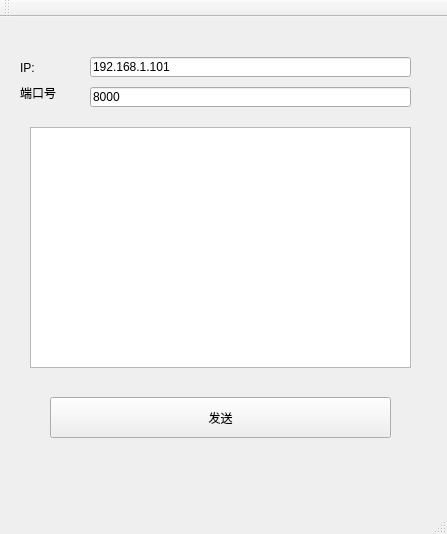
<?xml version="1.0" encoding="UTF-8"?>
<ui version="4.0">
 <class>MainWindow</class>
 <widget class="QMainWindow" name="MainWindow">
  <property name="geometry">
   <rect>
    <x>0</x>
    <y>0</y>
    <width>447</width>
    <height>534</height>
   </rect>
  </property>
  <property name="windowTitle">
   <string>发送端</string>
  </property>
  <widget class="QWidget" name="centralWidget">
   <widget class="QPushButton" name="pushButtonwrite">
    <property name="geometry">
     <rect>
      <x>50</x>
      <y>380</y>
      <width>341</width>
      <height>41</height>
     </rect>
    </property>
    <property name="text">
     <string>发送</string>
    </property>
   </widget>
   <widget class="QLabel" name="label">
    <property name="geometry">
     <rect>
      <x>20</x>
      <y>40</y>
      <width>61</width>
      <height>21</height>
     </rect>
    </property>
    <property name="text">
     <string>IP:</string>
    </property>
   </widget>
   <widget class="QLabel" name="label_2">
    <property name="geometry">
     <rect>
      <x>20</x>
      <y>70</y>
      <width>54</width>
      <height>12</height>
     </rect>
    </property>
    <property name="text">
     <string>端口号</string>
    </property>
   </widget>
   <widget class="QLineEdit" name="lineEditip">
    <property name="geometry">
     <rect>
      <x>90</x>
      <y>40</y>
      <width>321</width>
      <height>20</height>
     </rect>
    </property>
    <property name="text">
     <string>192.168.1.101</string>
    </property>
   </widget>
   <widget class="QLineEdit" name="lineEditport">
    <property name="geometry">
     <rect>
      <x>90</x>
      <y>70</y>
      <width>321</width>
      <height>20</height>
     </rect>
    </property>
    <property name="text">
     <string>8000</string>
    </property>
   </widget>
   <widget class="QTextEdit" name="textEdit">
    <property name="geometry">
     <rect>
      <x>30</x>
      <y>110</y>
      <width>381</width>
      <height>241</height>
     </rect>
    </property>
   </widget>
  </widget>
  <widget class="QMenuBar" name="menuBar">
   <property name="geometry">
    <rect>
     <x>0</x>
     <y>0</y>
     <width>447</width>
     <height>23</height>
    </rect>
   </property>
  </widget>
  <widget class="QToolBar" name="mainToolBar">
   <attribute name="toolBarArea">
    <enum>TopToolBarArea</enum>
   </attribute>
   <attribute name="toolBarBreak">
    <bool>false</bool>
   </attribute>
  </widget>
  <widget class="QStatusBar" name="statusBar"/>
 </widget>
 <layoutdefault spacing="6" margin="11"/>
 <resources/>
 <connections/>
</ui>
